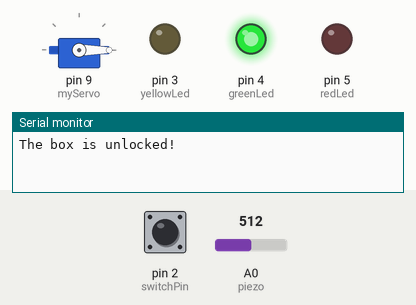
This sketch was run on a simulated Arduino Uno, built with avr-gcc and run on an emulated ATmega328P. On the bench: servo, output pins drawn as LEDs (lit = HIGH), the last lines printed to the serial monitor. Inputs (shaded band) come from the test bench; at power-on: pin 2 (switchPin) LOW, A0 (piezo) = 512.

Above: at 1.2 s.
1.3 s: pin 2 (switchPin) pulled HIGH for 0.15 s
At 1.8 s:
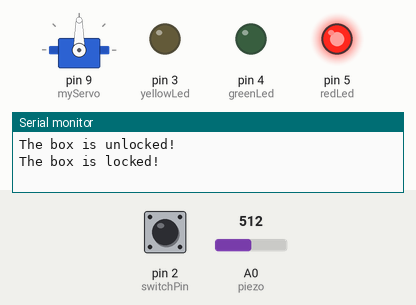
Timing chart, 0 to 4.3 s (numbered marks = the images above; inputs shaded):
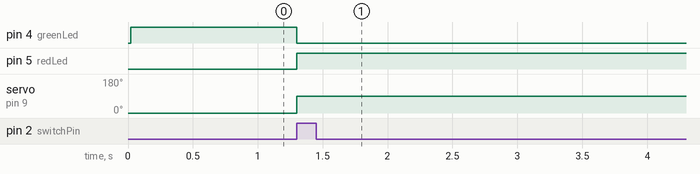

Measured:
- after the input at 1.3 s, pin 4 (greenLed): HIGH → LOW at once; pin 5 (redLed): LOW → HIGH at once; servo on pin 9 (myServo): 0° → 90° at once

The sketch:

knock_lock.ino
```cpp
#include <Servo.h>
/**
 * Secret locking mechanism to keep unwanted guests out
 * of your space
 */
 Servo myServo;
 const int piezo = A0;
 const int switchPin = 2;
 const int yellowLed = 3;
 const int greenLed = 4;
 const int redLed = 5;

 int knockVal;
 int switchVal;

 const int quietKnock = 5;
 const int loudKnock = 100;

 boolean locked = false;
 int numberOfKnocks = 0;

void setup() {
  myServo.attach(9);
  pinMode(yellowLed, OUTPUT);
  pinMode(greenLed, OUTPUT);
  pinMode(redLed, OUTPUT);
  pinMode(switchPin, INPUT);
  Serial.begin(9600);
  unlockTheBox();
}

void loop() {
  if( locked == false ) {
    switchVal = digitalRead(switchPin);
    if(switchVal == HIGH) {
      lockTheBox();
    }
  }
  if( locked == true ) {
    tryToUnlock();
  }
}

/**
 * Lock the box and set the motor and LEDs accordingly
 */
void lockTheBox() {
  locked = true;
  digitalWrite(greenLed, LOW);
  digitalWrite(redLed, HIGH);
  myServo.write(90);
  Serial.println("The box is locked!");
  delay(1000);
}

/**
 * Unlock the box and set the motor and LEDs accordingly
 */
void unlockTheBox() {
  locked = false;
  myServo.write(0);
  delay(20);
  digitalWrite(greenLed, HIGH);
  digitalWrite(redLed, LOW);
  Serial.println("The box is unlocked!");
}

/**
 * Try to unlock the box based on user actions
 */
void tryToUnlock() {
  knockVal = analogRead(piezo);
  if( numberOfKnocks < 3 && knockVal > 0 ) {
    if( checkForKnock(knockVal) == true ) {
      numberOfKnocks++;
    }
    Serial.println(3-numberOfKnocks);
    Serial.println(" more knocks to go");
  }
  if( numberOfKnocks >= 3 ) {
    unlockTheBox();
    numberOfKnocks = 0;
  }
}

/**
 * Check for knock validity
 */
boolean checkForKnock( int knock ) {
  boolean isValidKnock = false;
  if( knock > quietKnock && knock < loudKnock ) {
    digitalWrite(yellowLed, HIGH);
    delay(50);
    digitalWrite(yellowLed, LOW);
    Serial.println("Valid knock of value ");
    Serial.println(knock);
    isValidKnock = true;
  } else {
    Serial.print("Invalid knock of value ");
    Serial.println(knock);
  }
  return isValidKnock;
}
```
